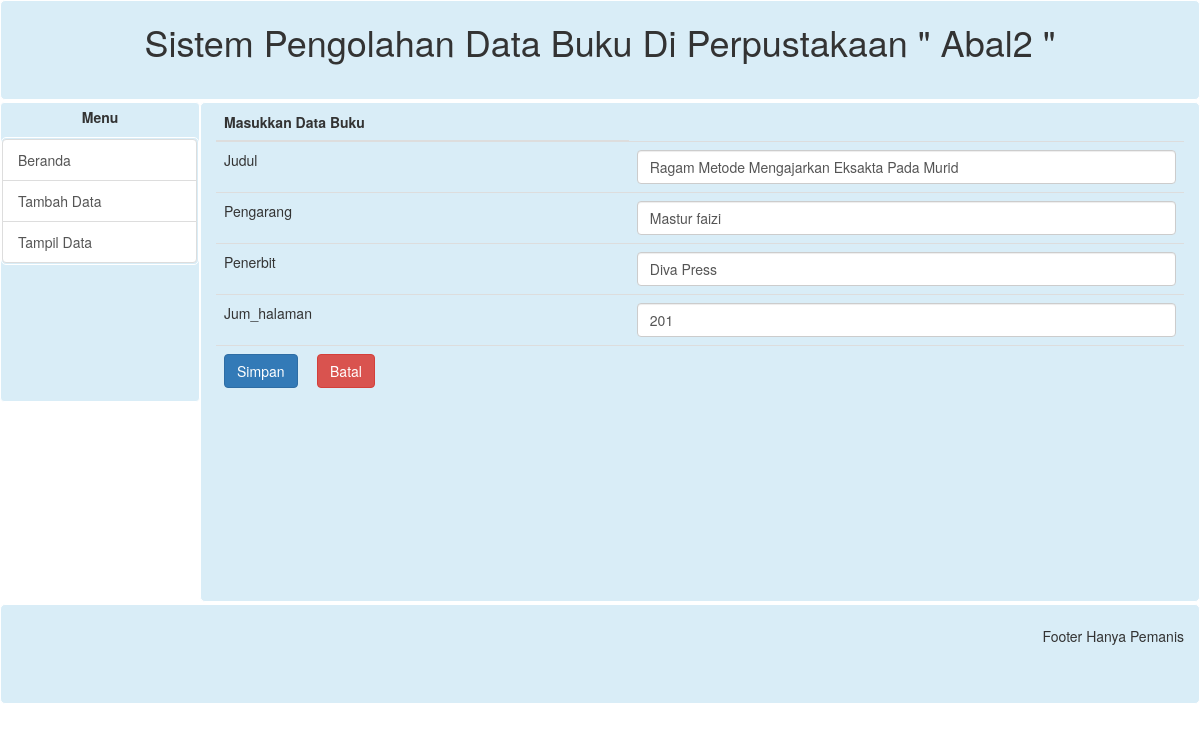
/form.php?id=2, run on the app's committed database.
### tables this page shows
CREATE TABLE `buku` (
  `id_buku` int(11) NOT NULL,
  `judul` varchar(50) NOT NULL,
  `pengarang` varchar(50) NOT NULL,
  `penerbit` varchar(50) NOT NULL,
  `jum_halaman` int(11) NOT NULL,
  `gambar` varchar(100) NOT NULL
);

### class.php (called while the page is built, shortened)
<?php
	class AksesDB{
		var $konek;
		function __construct(){
			$this->konek = mysqli_connect(DB_SERVER,DB_USER,DB_PASS,DB_NAME) OR die("Gagal Koneksi");
		}
		function ambilData($where=""){
			$query=mysqli_query($this->konek,"select * from buku $where");
			return $query;
		}
	}
?>

### form.php (the view, shortened to what this page needs)
<?php
include_once "wadah/atas.php";
include_once "class.php";
	if (isset($_GET['id'])){
		$id=$_GET['id'];
		$ambil = new AksesDB ();
		$hasil=$ambil->ambilData("where id_buku=$id");
		$row=mysqli_fetch_assoc($hasil);
		$judul=$row['judul'];
		$pengarang=$row['pengarang'];
		$penerbit=$row['penerbit'];
		$jum_halaman=$row['jum_halaman'];
	}
	else {
		$id=NULL;
		$judul="";
		$pengarang="";
		$penerbit="";
		$jum_halaman="";
	}
?>
<form name="tambah" action="#" method="post" onSubmit="return validasi();">
	<table class="table">
		<thead>
			<tr>
				<th>Masukkan Data Buku</th>
			</tr>
		</thead>
		<tbody >
			<tr>
				<td>Judul <span id="judul" class="" ></span></td>
				<td><input type="text" class="form-control" name="judul" value="<?php echo $judul?>"></td>
			</tr>
			<tr>
				<td>Pengarang <span id="pengarang" class="" ></span></td>
				<td><input type="text" class="form-control" name="pengarang" value="<?php echo $pengarang ?>"></td>
			</tr>
			<tr>
				<td>Penerbit <span id="penerbit" class="" ></span></td>
				<td><input type="text" class="form-control" name="penerbit" value="<?php echo $penerbit?>"></td>
			</tr>
			<tr>
				<td>Jum_halaman <span id="jum_halaman" class="" ></span></td>
				<td><input type="number" class="form-control" name="jum_halaman" value="<?php echo $jum_halaman?>"></td>
			</tr>
			<tr>
				<td colspan="2"><input type="submit" value="Simpan" class="btn btn-primary" name="simpan" > &nbsp; &nbsp; <a href="index.php" class="btn btn-danger"> Batal</a></td>
			</tr>
		</tbody>
	</table>
</form>
<?php
	include_once "wadah/bawah.php";
?>

### data on the page
buku: judul "Ragam Metode Mengajarkan Eksakta Pada Murid", pengarang "Mastur faizi", penerbit "Diva Press", jum_halaman "201"
